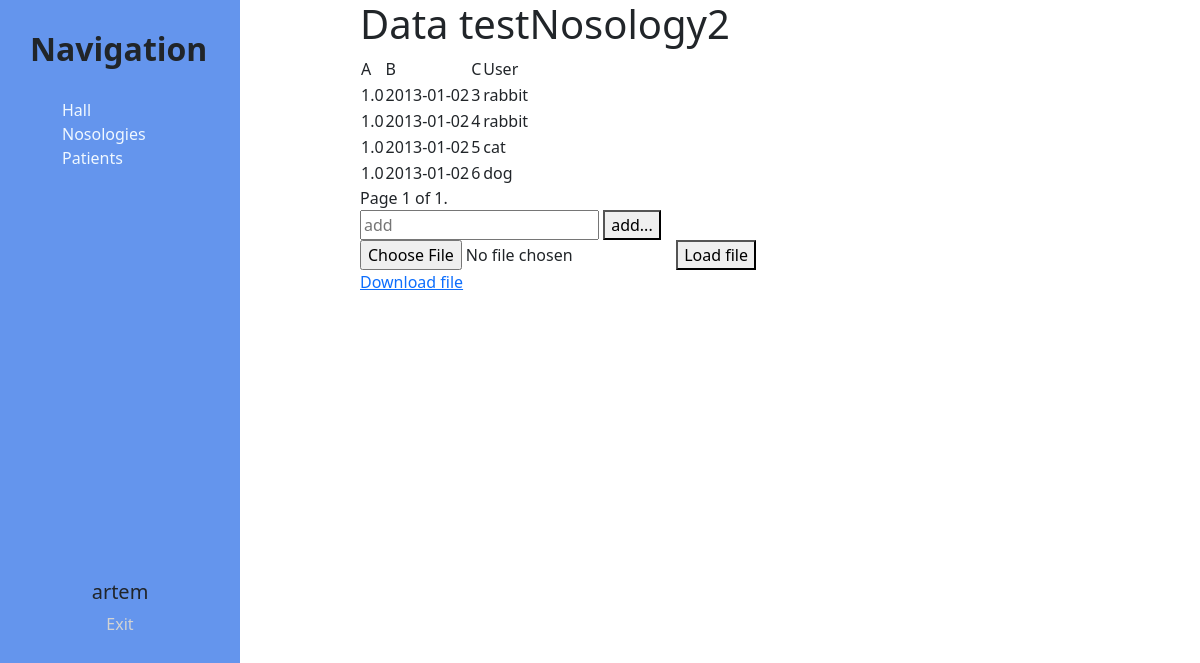
/nosology/testNosology2 (signed in), run on the app's committed database.
### nosologies/models.py (models this page shows, shortened)
class Nosologydata(models.Model):
    iddata = models.BigAutoField(primary_key=True)
    idnosology = models.ForeignKey(Nosology, models.DO_NOTHING)
    value = models.CharField(max_length=45, blank=True, null=True)
    valuetype = models.CharField(max_length=45, blank=True, null=True)
    inpout = models.TextField(blank=True, null=True)
    class Meta:
        verbose_name = 'Nosologydata'
        verbose_name_plural = 'Nosologydata'

class Observer(models.Model):
    idobserver = models.BigAutoField(primary_key=True)
    idmodel = models.ForeignKey(Nosologydata, models.DO_NOTHING)
    iduser = models.ForeignKey(Patient, models.DO_NOTHING)
    val = models.CharField(db_column='Val', max_length=45, blank=True, null=True)
    cortege = models.IntegerField(db_column='Cortege', blank=True, null=True)
    class Meta:
        verbose_name = 'Observer'
        verbose_name_plural = 'Observer'
        get_latest_by = 'cortege'

### nosologies/views.py (the view)
# urls.py: path('nosology/<slug:url>', NosologyObserverList.as_view(), name='list-data'),
class NosologyObserverList(View):
    def get(self, request, url):
        nosology = Nosology.objects.get(url=url)
        data = Nosologydata.objects.filter(idnosology=nosology)
        try:
            corteges = Observer.objects.filter(idmodel=data[0]).latest().cortege
        except:
            corteges = 0
        observe = []
        for index in range(corteges+1):
            row = []
            for d in data:
                try:
                    query = Observer.objects.get(idmodel=d, cortege=index)
                except Observer.DoesNotExist:
                    query = None
                row.append(query)
            observe.append(row)
        paginator = Paginator(observe, 20)
        page_number = request.GET.get('page')
        page_obj = paginator.get_page(page_number)
        context = {
            'page_obj': page_obj,
            'data': data,
            'nosology': nosology,
        }
        return render(request, 'nosologies/data_observer.html', context)

### templates/nosologies/data_observer.html (shortened to what this page needs)
{% extends "base.html" %}
{% block content %}
  <div class="features">
      <h1>Data {{ nosology.nosologyname }}</h1>
      <table>
          <tr>
            {% for dat in data %}
                <td>
                  {{ dat.value }}
                </td>
            {% endfor %}
          </tr>
          {% for obs in page_obj %}
            <tr>
                {% for d in obs %}
                    <td>{{ d.val }}</td>
                {% endfor %}
            </tr>
          {% endfor %}
      </table>
      <div class="pagination">
            <span class="step-links">
                <span class="current">
                    Page {{ page_obj.number }} of {{ page_obj.paginator.num_pages }}.
                </span>
            </span>
        </div>
        <form action="{% url 'n-add' %}" method="post">
            <input type="text" placeholder="add", name="nosologyname">
            <button type="submit">add...</button>
        </form>
        </div>
      <form action="{% url 'create-data' nosology.url %}" method="post" enctype="multipart/form-data">
          <input type="file" name="file">
          <button type="submit">Load file</button>
      </form>
      <a href="{% url 'download' nosology.idnosology %}">Download file</a>
{% endblock %}

### templates/base.html (shortened to what this page needs)
{% load static %}
<!DOCTYPE html>
<html lang="en">
<head>
    <link rel="stylesheet" href="{% static 'nosologies/css/base.css' %}">
    <link rel="stylesheet" href="https://cdn.jsdelivr.net/npm/bootstrap@5.1.3/dist/css/bootstrap.min.css">
</head>
<body>
    <aside class="panel">
        <div class="ways"><h2>Navigation</h2>
            <ul>
                <a href="{% url 'hall-page' %}"><li>Hall</li></a>
                <a href="{% url 'n-listall' %}"><li>Nosologies</li></a>
                <a href="{% url 'p-listall' %}"><li>Patients</li></a>
            </ul>
        </div>
        <div class="user">
        {% if user.is_authenticated %}
                <h5>{{ user }}</h5>
                <p><a href="{% url 'log-out' %}">Exit</a></p>
            {% else %}
                <h5><a href="{% url 'log-in' %}"><i class="fas fa-client">Log-in</i></a></h5>
            {% endif %}
        </div>
    </aside>
    <main class="field">
        {% block content %}
        {% endblock %}
    </main>
</body>
</html>

### static/nosologies/css/base.css (style rules this page uses)
.panel { float: left; background: #6495ED; height: 100vh; width: 20%; padding: 2.5%; }
.ways { position: relative; padding-bottom: 20px; height: 550px; }
.ways h2 { font-weight: bold; }
.ways ul { list-style: none; margin-top: 30px; }
.ways ul li { color: #F0F8FF; display: block; }
.ways a { color: #F0F8FF; text-decoration: none; }
.user { position: relative; padding-bottom: 20px; text-align: center; }
.user a { color: #D3D3D3; text-decoration: none; }
.field { float: right; position: relative; width: 70%; }

### data on the page
Nosologydata: value "A"
Nosologydata: value "B"
Nosologydata: value "C"
Nosologydata: value "User"
Observer: val "1.0"
Observer: val "2013-01-02"
Observer: val "3"
Observer: val "rabbit"
Observer: val "1.0"
Observer: val "2013-01-02"
Observer: val "4"
Observer: val "rabbit"
Observer: val "1.0"
Observer: val "2013-01-02"
Observer: val "5"
Observer: val "cat"
Observer: val "1.0"
Observer: val "2013-01-02"
Observer: val "6"
Observer: val "dog"

### other printed values
{{ user }} "artem"
{{ page_obj.number }} "1"
{{ page_obj.paginator.num_pages }} "1"
